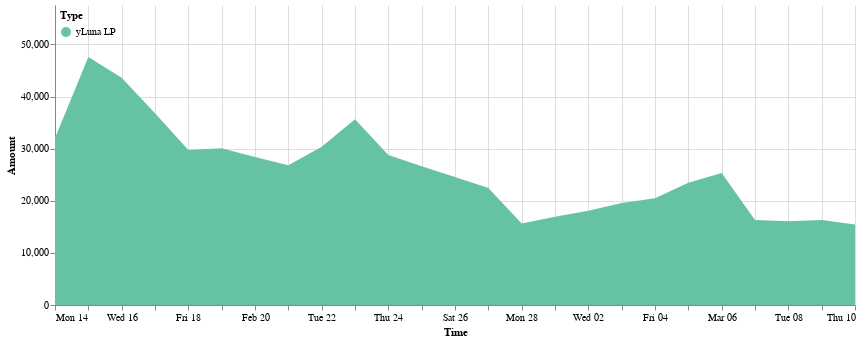

Notebook source saved alongside this figure:
### Code cell
cp.get_yluna_time_area_chart(dp.daily_delta_lp, 
               alt.Scale(scheme='set2'),
               min_date = daily_delta_stk.Time.min(),
               max_date = daily_delta_stk.Time.max(),
               top_padding = 10000
        ).properties(width=800).configure_view(strokeOpacity=0)

### Figure 1 — Vega-Lite specification as saved in the notebook (floating-point values rounded to 4 significant figures)
{"config": {"view": {"continuousWidth": 400, "continuousHeight": 300, "strokeOpacity": 0}}, "data": {"name": "data-272abcdcd46603a26b5265029eed737a"}, "mark": "area", "encoding": {"color": {"field": "Type", "legend": {"direction": "vertical", "legendY": 0, "orient": "none", "padding": 5}, "scale": {"scheme": "set2"}, "type": "nominal"}, "tooltip": [{"field": "Time", "format": "%Y-%m-%d", "type": "temporal"}, {"field": "Type", "type": "nominal"}, {"field": "Amount (millions)", "type": "nominal"}], "x": {"field": "Time", "scale": {"domain": ["2022-02-14", "2022-03-10"]}, "type": "temporal"}, "y": {"field": "Amount", "scale": {"domain": [0, 57560.0]}, "type": "quantitative"}}, "width": 800, "$schema": "https://vega.github.io/schema/vega-lite/v4.17.0.json", "datasets": {"data-272abcdcd46603a26b5265029eed737a": [{"Time": "2022-02-14", "Amount signed": 32030.0, "Amount": 32030.0, "Type": "yLuna LP", "Amount (millions)": "0.03M"}, {"Time": "2022-02-15", "Amount signed": 15530.0, "Amount": 47560.0, "Type": "yLuna LP", "Amount (millions)": "0.05M"}, {"Time": "2022-02-16", "Amount signed": -3950.0, "Amount": 43610.0, "Type": "yLuna LP", "Amount (millions)": "0.04M"}, {"Time": "2022-02-17", "Amount signed": -6835.0, "Amount": 36780.0, "Type": "yLuna LP", "Amount (millions)": "0.04M"}, {"Time": "2022-02-18", "Amount signed": -7037.0, "Amount": 29740.0, "Type": "yLuna LP", "Amount (millions)": "0.03M"}, {"Time": "2022-02-19", "Amount signed": 337.5, "Amount": 30080.0, "Type": "yLuna LP", "Amount (millions)": "0.03M"}, {"Time": "2022-02-20", "Amount signed": -1702.0, "Amount": 28380.0, "Type": "yLuna LP", "Amount (millions)": "0.03M"}, {"Time": "2022-02-21", "Amount signed": -1555.0, "Amount": 26820.0, "Type": "yLuna LP", "Amount (millions)": "0.03M"}, {"Time": "2022-02-22", "Amount signed": 3529.0, "Amount": 30350.0, "Type": "yLuna LP", "Amount (millions)": "0.03M"}, {"Time": "2022-02-23", "Amount signed": 5291.0, "Amount": 35640.0, "Type": "yLuna LP", "Amount (millions)": "0.04M"}, {"Time": "2022-02-24", "Amount signed": -6866.0, "Amount": 28780.0, "Type": "yLuna LP", "Amount (millions)": "0.03M"}, {"Time": "2022-02-25", "Amount signed": -2172.0, "Amount": 26600.0, "Type": "yLuna LP", "Amount (millions)": "0.03M"}, {"Time": "2022-02-26", "Amount signed": -2032.0, "Amount": 24570.0, "Type": "yLuna LP", "Amount (millions)": "0.02M"}, {"Time": "2022-02-27", "Amount signed": -2120.0, "Amount": 22450.0, "Type": "yLuna LP", "Amount (millions)": "0.02M"}, {"Time": "2022-02-28", "Amount signed": -6805.0, "Amount": 15650.0, "Type": "yLuna LP", "Amount (millions)": "0.02M"}, {"Time": "2022-03-01", "Amount signed": 1266.0, "Amount": 16910.0, "Type": "yLuna LP", "Amount (millions)": "0.02M"}, {"Time": "2022-03-02", "Amount signed": 1194.0, "Amount": 18110.0, "Type": "yLuna LP", "Amount (millions)": "0.02M"}, {"Time": "2022-03-03", "Amount signed": 1485.0, "Amount": 19590.0, "Type": "yLuna LP", "Amount (millions)": "0.02M"}, {"Time": "2022-03-04", "Amount signed": 900.4, "Amount": 20490.0, "Type": "yLuna LP", "Amount (millions)": "0.02M"}, {"Time": "2022-03-05", "Amount signed": 2973.0, "Amount": 23470.0, "Type": "yLuna LP", "Amount (millions)": "0.02M"}, {"Time": "2022-03-06", "Amount signed": 1880.0, "Amount": 25350.0, "Type": "yLuna LP", "Amount (millions)": "0.03M"}, {"Time": "2022-03-07", "Amount signed": -9021.0, "Amount": 16320.0, "Type": "yLuna LP", "Amount (millions)": "0.02M"}, {"Time": "2022-03-08", "Amount signed": -254.8, "Amount": 16070.0, "Type": "yLuna LP", "Amount (millions)": "0.02M"}, {"Time": "2022-03-09", "Amount signed": 238.1, "Amount": 16310.0, "Type": "yLuna LP", "Amount (millions)": "0.02M"}, {"Time": "2022-03-10", "Amount signed": -861.7, "Amount": 15450.0, "Type": "yLuna LP", "Amount (millions)": "0.02M"}]}}
